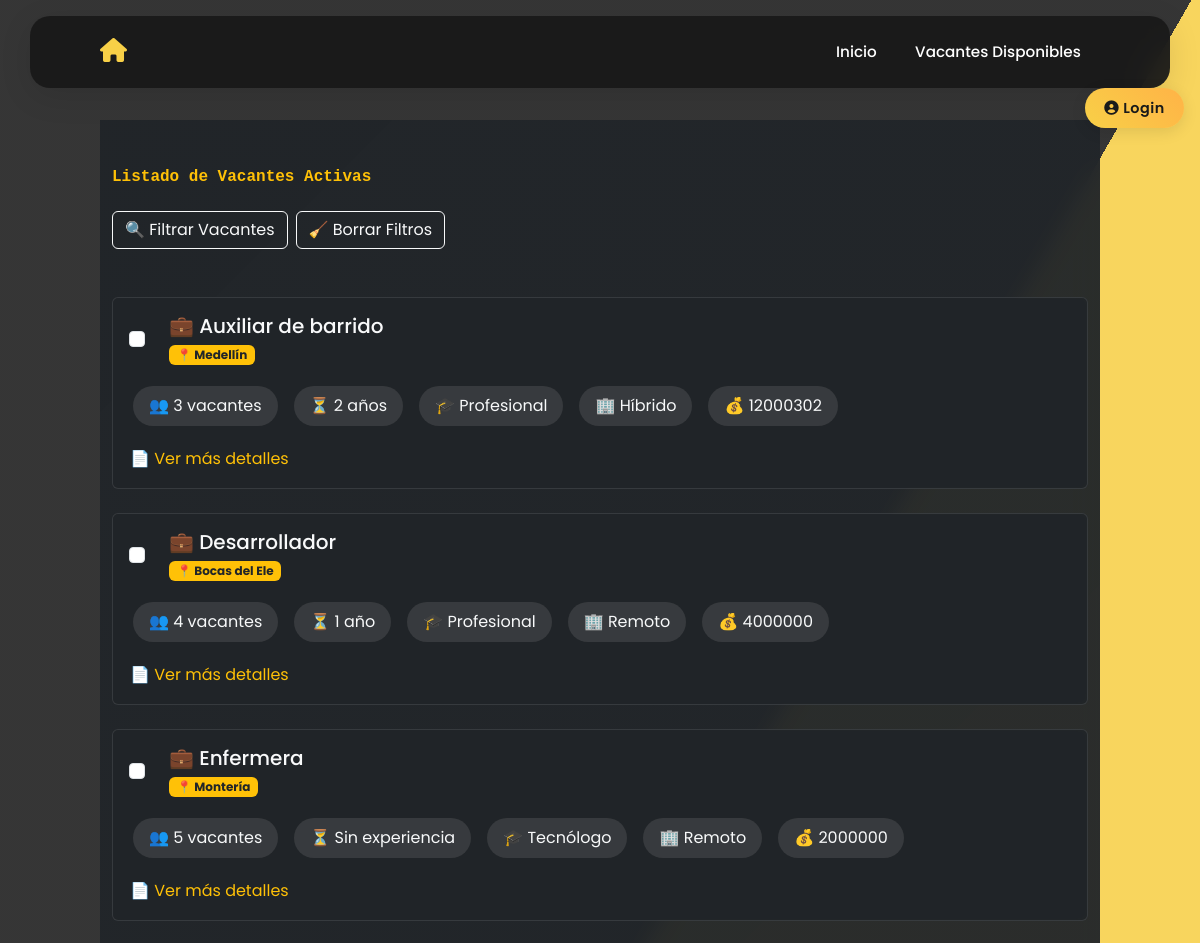
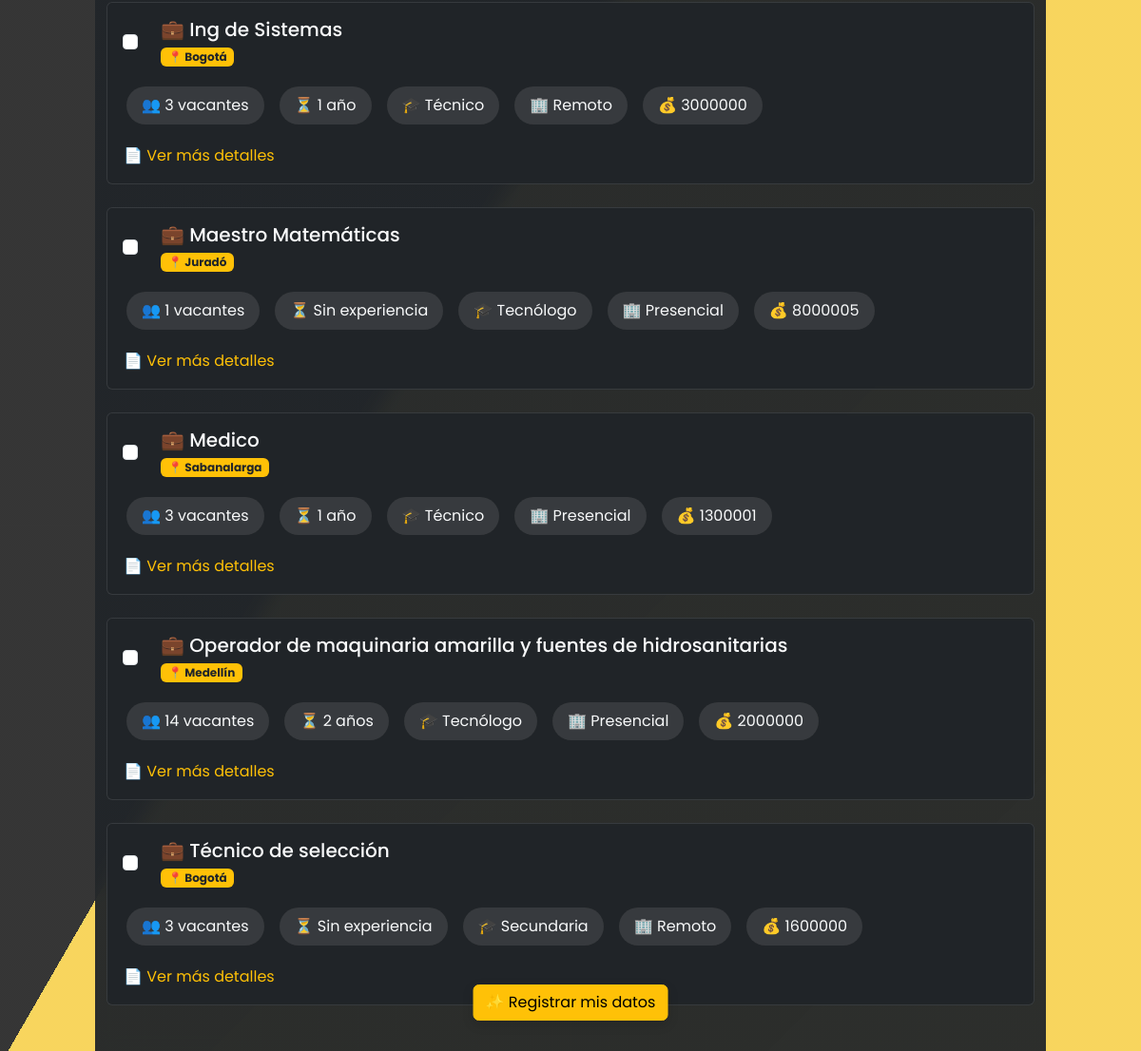
The page /lista_vacantes/ on the database its author committed (2 pictures, top to bottom).
### vacantes/models.py (models this page shows, shortened)
class Vacante(models.Model):
    codigo_vacante = models.CharField(
        max_length=50,
        unique=True,
        default=generate_unique_codigo
    )
    cargo = models.CharField(max_length=100)
    area = models.CharField(
        max_length=100,
        null=True,
        blank=True,
        choices=[
            ('Administración', 'Administración'),
            ('Finanzas', 'Finanzas'),
            ('Tecnología', 'Tecnología'),
            ('Recursos Humanos', 'Recursos Humanos'),
            ('Ventas', 'Ventas'),
        ]
    )
    numero_puestos = models.IntegerField(
        null=True,
        blank=True,
        default=1
    )
    modalidad_trabajo = models.CharField(
        max_length=50,
        choices=[
            ('Presencial', 'Presencial'),
            ('Remoto', 'Remoto'),
            ('Híbrido', 'Híbrido'),
        ]
    )
    tipo_contrato = models.CharField(
        max_length=50,
        choices=[
            ('Indefinido', 'Indefinido'),
            ('Temporal', 'Temporal'),
            ('Prácticas', 'Prácticas'),
            ('Freelance', 'Freelance'),
        ]
    )
    jornada_trabajo = models.CharField(
        max_length=50,
        choices=[
            ('Tiempo completo', 'Tiempo completo'),
            ('Medio tiempo', 'Medio tiempo'),
            ('Por horas', 'Por horas'),
        ]
    )
    descripcion_vacante = models.TextField(max_length=6000)
    tiempo_experiencia = models.CharField(
        max_length=50,
        choices=[
            ('Sin experiencia', 'Sin experiencia'),
            ('1 año', '1 año'),
            ('2 años', '2 años'),
            ('3 años o más', '3 años o más'),
        ]
    )
    nivel_estudios = models.CharField(
        max_length=50,
        choices=[
            ('Secundaria', 'Secundaria'),
            ('Técnico', 'Técnico'),
            ('Tecnólogo', 'Tecnólogo'),
            ('Profesional', 'Profesional'),
            ('Postgrado', 'Postgrado'),
        ]
    )
    departamento = models.ForeignKey(Departamento, on_delete=models.SET_NULL, null=True, blank=True)
    ciudad = models.ForeignKey(Ciudad, on_delete=models.SET_NULL, null=True, blank=True)
    rango_salarial = models.CharField(
        max_length=50,
        blank=True,
        null=True
    )
    fecha_publicacion = models.DateField(auto_now_add=True)
    empresa_usuaria = models.CharField(max_length=100)
    candidatos_registrados = models.ManyToManyField('RegistroCandidato', related_name='vacantes', blank=True)
    estado = models.BooleanField(default=True)  # True para activa, False para inactiva
    usuario_publicador = models.ForeignKey(User, on_delete=models.SET_NULL, null=True, blank=True, related_name='vacantes_publicadas')
    usuario_actualizador = models.ForeignKey(User, on_delete=models.SET_NULL, null=True, blank=True, related_name='vacantes_actualizadas')
    fecha_creacion = models.DateTimeField(auto_now_add=True)  # Solo se guarda al crear
    fecha_actualizacion = models.DateTimeField(null=True, blank=True)  # Se actualizará manualmente
    class Meta:
        verbose_name = "Vacante"
        verbose_name_plural = "Vacantes"

class Ciudad(models.Model):
    nombre = models.CharField(max_length=100)
    departamento = models.ForeignKey(Departamento, on_delete=models.CASCADE, related_name="ciudades")
    class Meta:
        ordering = ["nombre"]  # Ordenar siempre por nombre alfabéticamente
    def __str__(self):
        return self.nombre

### vacantes/views.py (the view, shortened to what this page needs)
# urls.py: path('lista_vacantes/', views.lista_vacantes, name='lista_vacantes'), #agregado por Jose
def lista_vacantes(request):
    filtros = {
        'cargo': request.GET.get('cargo'),
        'area': request.GET.get('area'),
        'modalidad_trabajo': request.GET.get('modalidad_trabajo'),
        'tipo_contrato': request.GET.get('tipo_contrato'),
        'jornada_trabajo': request.GET.get('jornada_trabajo'),
        'tiempo_experiencia': request.GET.get('tiempo_experiencia'),
        'nivel_estudios': request.GET.get('nivel_estudios'),
        'departamento': request.GET.get('departamento'),
        'ciudad': request.GET.get('ciudad'),
        'rango_salarial': request.GET.get('rango_salarial'),
    }
    ciudad_nombre = None
    if filtros['ciudad']:  # Si el usuario seleccionó una ciudad
        ciudad_obj = Ciudad.objects.filter(id=filtros['ciudad']).first()
        if ciudad_obj:
            ciudad_nombre = ciudad_obj.nombre
    filtros['ciudad_nombre'] = ciudad_nombre
    vacantes = Vacante.objects.filter(estado=True) if not request.user.is_authenticated else Vacante.objects.all()
    for campo, valor in filtros.items():
        if valor and campo not in ['cargo', 'ciudad_nombre']:  # Cargo ya se filtró manualmente
            vacantes = vacantes.filter(**{campo: valor})
    vacantes = vacantes.annotate(num_candidatos=Count('candidatos'))
    vacantes = sorted(vacantes, key=lambda v: v.cargo.lower())
    form = VacanteForm()
    choices_context = {
        'area_choices': form.fields['area'].choices,
        'modalidad_trabajo_choices': form.fields['modalidad_trabajo'].choices,
        'tipo_contrato_choices': form.fields['tipo_contrato'].choices,
        'jornada_trabajo_choices': form.fields['jornada_trabajo'].choices,
        'tiempo_experiencia_choices': form.fields['tiempo_experiencia'].choices,
        'nivel_estudios_choices': form.fields['nivel_estudios'].choices,
        'departamento_choices': form.fields['departamento'].choices,
        'ciudad_choices': form.fields['ciudad'].choices,
    }
    return render(request, "vacantes/lista.html", {
        "vacantes": vacantes,
        "filtros": filtros,
        **choices_context  # Pasar los choices al template
    })

### vacantes/models.py (called while the page is built)
def generate_unique_codigo():
    return f'COD-{uuid.uuid4().hex[:8].upper()}'

    def __str__(self):
        return self.nombre

### vacantes/templates/vacantes/lista.html (shortened to what this page needs)
{% extends 'base.html' %}
{% load static %}
{% block contenido %}
<div class="gradient-bg">
    <div class="container py-5">
        <div class="mb-5">
            <h1 class="text-warning mb-4 fw-bold">Listado de Vacantes Activas</h1>
            <div class="d-flex flex-wrap gap-2">
                <button type="button" class="btn btn-outline-light" data-bs-toggle="offcanvas" data-bs-target="#offcanvasExample">
                    🔍 Filtrar Vacantes
                </button>
                <button type="button" class="btn btn-outline-light" onclick="clearFilters()">
                    🧹 Borrar Filtros
                </button>
            </div>
        </div>
        <div class="row g-4">
            {% for vacante in vacantes %}
            <div class="col-12">
                <div class="card text-light">
                    <div class="card-body">
                        <div class="d-flex justify-content-between align-items-start mb-3">
                            <div class="d-flex align-items-center gap-3">
                                <div class="form-check">
                                    <input class="form-check-input" type="checkbox" value="{{ vacante.id }}"
                                           id="check{{ vacante.id }}" onchange="handleVacanteSelection('{{ vacante.id }}')">
                                </div>
                                <div>
                                    <h3 class="card-title h5 mb-1">
                                        💼 {{ vacante.cargo }}
                                    </h3>
                                    <span class="badge bg-warning text-dark">
                                        📍 {{ vacante.ciudad }}
                                    </span>
                                    <br>
                                </div>
                            </div>
                        </div>
                        <div class="d-flex flex-wrap gap-2 mb-3">
                            <div class="info-badge">
                                👥 {{ vacante.numero_puestos }} vacantes
                            </div>
                            <div class="info-badge">
                                ⏳ {{ vacante.tiempo_experiencia }}
                            </div>
                            <div class="info-badge">
                                🎓 {{ vacante.nivel_estudios }}
                            </div>
                            <div class="info-badge">
                                🏢 {{ vacante.modalidad_trabajo }}
                            </div>
                            <div class="info-badge">
                                💰 {{ vacante.rango_salarial }}
                            </div>
                        </div>
                        <button class="btn btn-link text-warning text-decoration-none p-0"
                                type="button"
                                data-bs-toggle="collapse"
                                data-bs-target="#collapse-{{ vacante.id }}"
                                aria-expanded="false">
                            📄 Ver más detalles
                        </button>
                    </div>
                </div>
            </div>
            {% endfor %}
        </div>
    </div>
</div>
<a href="{% url 'registro_candidato' %}" class="btn btn-warning floating-button d-none" id="registroButton" onclick="redirectToRegistro(event)">
    ✨ Registrar mis datos
</a>
{% endblock %}

### vacantes/static/css/styles.css (style rules this page uses)
body { font-family: Arial, sans-serif; background-color: #f8f9fa; }
button { background-color: #f8d047; border: none; padding: 10px; color: white; font-size: 16px; cursor: pointer; border-radius: 4px; }
h1 { font-family:monospace; }

### vacantes/templates/base.html (style rules this page uses)
:root { --nav-bg: #1a1a1a; --nav-accent: #f8d047; --nav-text: #ffffff; }
body { font-family: 'Poppins', sans-serif; overflow-x: hidden; }

### vacantes/templates/vacantes/lista.html (style rules this page uses)
.gradient-bg { background: linear-gradient(135deg, rgba(33, 37, 41, 0.97), rgba(33, 37, 41, 0.95)); backdrop-filter: blur(10px); min-height: 100vh; }
.card { background: rgba(33, 37, 41, 0.8); backdrop-filter: blur(5px); border: 1px solid rgba(255, 255, 255, 0.1); transition: all 0.3s ease; }
.floating-button { position: fixed; bottom: 2rem; left: 50%; transform: translateX(-50%); z-index: 1000; transition: all 0.3s ease; min-width: 200px; box-shadow: 0 4px 12px rgba(0, 0, 0, 0.15); }
.info-badge { background: rgba(255, 255, 255, 0.1); padding: 0.5rem 1rem; border-radius: 50px; display: inline-flex; align-items: center; gap: 0.5rem; margin: 0.25rem; transition: all 0.3s ease; }

### rows shown on the page
Vacante: cargo "Auxiliar de barrido", ciudad "Medellín", numero_puestos "3", tiempo_experiencia "2 años", nivel_estudios "Profesional", modalidad_trabajo "Híbrido", rango_salarial "12000302"
Vacante: cargo "Desarrollador", ciudad "Bocas del Ele", numero_puestos "4", tiempo_experiencia "1 año", nivel_estudios "Profesional", modalidad_trabajo "Remoto", rango_salarial "4000000"
Vacante: cargo "Enfermera", ciudad "Montería", numero_puestos "5", tiempo_experiencia "Sin experiencia", nivel_estudios "Tecnólogo", modalidad_trabajo "Remoto", rango_salarial "2000000"
Vacante: cargo "Ing de Sistemas", ciudad "Bogotá", numero_puestos "3", tiempo_experiencia "1 año", nivel_estudios "Técnico", modalidad_trabajo "Remoto", rango_salarial "3000000"
Vacante: cargo "Maestro Matemáticas", ciudad "Juradó", numero_puestos "1", tiempo_experiencia "Sin experiencia", nivel_estudios "Tecnólogo", modalidad_trabajo "Presencial", rango_salarial "8000005"
Vacante: cargo "Medico", ciudad "Sabanalarga", numero_puestos "3", tiempo_experiencia "1 año", nivel_estudios "Técnico", modalidad_trabajo "Presencial", rango_salarial "1300001"
Vacante: cargo "Operador de maquinaria amarilla y fuentes de hidrosanitarias", ciudad "Medellín", numero_puestos "14", tiempo_experiencia "2 años", nivel_estudios "Tecnólogo", modalidad_trabajo "Presencial", rango_salarial "2000000"
Vacante: cargo "Técnico de selección", ciudad "Bogotá", numero_puestos "3", tiempo_experiencia "Sin experiencia", nivel_estudios "Secundaria", modalidad_trabajo "Remoto", rango_salarial "1600000"
